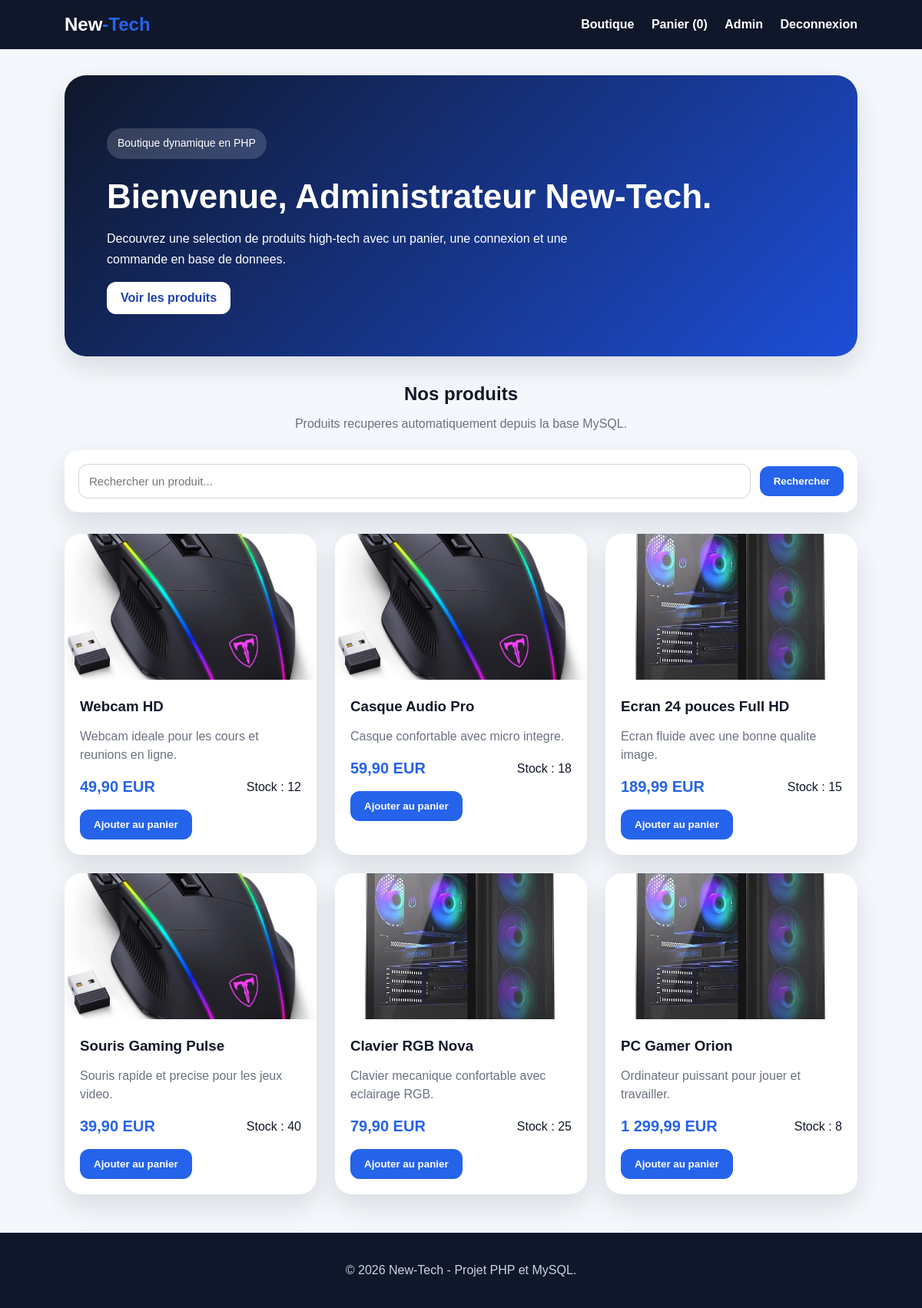
The app's page /index.php (signed in) with its own data.
### tables this page shows
CREATE TABLE produit (
    id_produit INT AUTO_INCREMENT PRIMARY KEY,
    nom VARCHAR(100) NOT NULL,
    description TEXT NOT NULL,
    prix DECIMAL(10,2) NOT NULL,
    image VARCHAR(255) DEFAULT '',
    stock INT NOT NULL DEFAULT 0
);

### index.php (the view, shortened to what this page needs)
<?php
require_once "connexion.php";
$recherche = isset($_GET["recherche"]) ? trim($_GET["recherche"]) : "";
if ($recherche !== "") {
    $requete = $pdo->prepare("SELECT * FROM produit WHERE nom LIKE ? OR description LIKE ? ORDER BY id_produit DESC");
    $mot = "%" . $recherche . "%";
    $requete->execute([$mot, $mot]);
} else {
    $requete = $pdo->query("SELECT * FROM produit ORDER BY id_produit DESC");
}
$produits = $requete->fetchAll();
require_once "header.php";
?>
<section class="hero">
    <div>
        <p class="badge">Boutique dynamique en PHP</p>
        <h1>Bienvenue, <?= htmlspecialchars($_SESSION["user_nom"]) ?>.</h1>
        <p>Decouvrez une selection de produits high-tech avec un panier, une connexion et une commande en base de donnees.</p>
        <a class="btn-secondaire" href="#produits">Voir les produits</a>
    </div>
</section>
<section id="produits" class="section-title">
    <h2>Nos produits</h2>
    <p>Produits recuperes automatiquement depuis la base MySQL.</p>
</section>
<form method="GET" action="index.php" class="barre-recherche">
    <input type="text" name="recherche" placeholder="Rechercher un produit..." value="<?= htmlspecialchars($recherche) ?>">
    <button type="submit">Rechercher</button>
</form>
<?php if (empty($produits)): ?>
    <div class="bloc-vide">
        <h2>Aucun produit trouve.</h2>
        <p>Essayez avec un autre mot-cle.</p>
    </div>
<?php else: ?>
    <div class="grille-produits">
        <?php foreach ($produits as $produit): ?>
            <article class="carte-produit">
                <?php if (!empty($produit["image"]) && file_exists($produit["image"])): ?>
                    <img src="<?= htmlspecialchars($produit["image"]) ?>" alt="<?= htmlspecialchars($produit["nom"]) ?>">
                <?php else: ?>
                    <div class="image-fallback">New-Tech</div>
                <?php endif; ?>
                <div class="produit-contenu">
                    <h3><?= htmlspecialchars($produit["nom"]) ?></h3>
                    <p><?= htmlspecialchars($produit["description"]) ?></p>
                    <div class="produit-bas">
                        <strong><?= number_format($produit["prix"], 2, ',', ' ') ?> EUR</strong>
                        <span>Stock : <?= $produit["stock"] ?></span>
                    </div>
                    <form action="ajouter.php" method="POST">
                        <button type="submit" <?= $produit["stock"] <= 0 ? "disabled" : "" ?>>Ajouter au panier</button>
                    </form>
                </div>
            </article>
        <?php endforeach; ?>
    </div>
<?php endif; ?>
<?php require_once "footer.php"; ?>

### header.php (shortened to what this page needs)
<?php
$nombrePanier = 0;
?>
<!DOCTYPE html>
<html lang="fr">
<head>
    <link rel="stylesheet" href="style.css">
</head>
<body>
<header class="topbar">
    <a class="logo" href="index.php">New<span>-Tech</span></a>
    <nav>
        <?php if (isset($_SESSION["user_id"])): ?>
            <a href="index.php">Boutique</a>
            <a href="panier.php">Panier (<?= $nombrePanier ?>)</a>
            <?php if (isset($_SESSION["user_role"]) && $_SESSION["user_role"] === "admin"): ?>
                <a href="admin.php">Admin</a>
            <?php endif; ?>
            <a href="logout.php">Deconnexion</a>
        <?php else: ?>
            <a href="login.php">Connexion</a>
            <a href="register.php">Inscription</a>
        <?php endif; ?>
    </nav>
</header>
<main class="container">

### footer.php
</main>
<footer class="footer">
    <p>&copy; 2026 New-Tech - Projet PHP et MySQL.</p>
</footer>
</body>
</html>

### style.css (style rules this page uses)
:root { --bleu: #2563eb; --bleu-fonce: #1e40af; --fond: #f4f7fb; --texte: #111827; --muted: #6b7280; --blanc: #ffffff; --rouge: #dc2626; --ombre: 0 15px 35px rgba(17, 24, 39, 0.12); }
* { box-sizing: border-box; }
body { margin: 0; font-family: Arial, Helvetica, sans-serif; background: var(--fond); color: var(--texte); }
.topbar { background: #0f172a; color: var(--blanc); display: flex; justify-content: space-between; align-items: center; padding: 18px 7%; position: sticky; top: 0; z-index: 10; }
.logo { color: var(--blanc); text-decoration: none; font-size: 24px; font-weight: 800; }
.logo span { color: var(--bleu); }
nav a { color: var(--blanc); text-decoration: none; margin-left: 18px; font-weight: 600; }
.container { width: 86%; margin: 0 auto; min-height: 75vh; }
.hero { margin: 34px 0; padding: 55px; border-radius: 28px; background: linear-gradient(135deg, #0f172a, #1d4ed8); color: var(--blanc); box-shadow: var(--ombre); }
.hero h1 { font-size: 44px; margin: 10px 0; }
.hero p { max-width: 660px; line-height: 1.7; }
.badge { display: inline-block; background: rgba(255, 255, 255, 0.16); padding: 8px 14px; border-radius: 999px; font-size: 14px; }
.section-title { text-align: center; margin: 35px 0 25px; }
.section-title h1, .section-title h2 { margin-bottom: 8px; }
.section-title p { color: var(--muted); }
.grille-produits { display: grid; grid-template-columns: repeat(auto-fit, minmax(260px, 1fr)); gap: 24px; margin-bottom: 50px; }
.carte-produit { background: var(--blanc); border-radius: 22px; overflow: hidden; box-shadow: var(--ombre); transition: transform 0.2s ease; }
.carte-produit img, .image-fallback { width: 100%; height: 190px; object-fit: cover; }
.produit-contenu { padding: 20px; }
.produit-contenu h3 { margin: 0 0 10px; }
.produit-contenu p { color: var(--muted); line-height: 1.5; }
.produit-bas { display: flex; justify-content: space-between; align-items: center; margin: 18px 0; }
.produit-bas strong { color: var(--bleu); font-size: 20px; }
button, .btn-principal, .btn-secondaire { border: none; border-radius: 12px; padding: 12px 18px; cursor: pointer; text-decoration: none; font-weight: 800; display: inline-block; }
button, .btn-principal { background: var(--bleu); color: var(--blanc); }
.btn-secondaire { background: var(--blanc); color: var(--bleu-fonce); }
.footer { text-align: center; background: #0f172a; color: #cbd5e1; padding: 24px; margin-top: 50px; }
.barre-recherche { background: var(--blanc); border-radius: 18px; box-shadow: var(--ombre); padding: 18px; margin: 0 0 28px; display: flex; gap: 12px; align-items: center; }
.barre-recherche input { flex: 1; border: 1px solid #d1d5db; border-radius: 12px; padding: 13px; font-size: 15px; }

### records on screen
produit: image (picture), nom "Webcam HD", description "Webcam ideale pour les cours et reunions en ligne.", prix "49,90", stock "12"
produit: image (picture), nom "Casque Audio Pro", description "Casque confortable avec micro integre.", prix "59,90", stock "18"
produit: image (picture), nom "Ecran 24 pouces Full HD", description "Ecran fluide avec une bonne qualite image.", prix "189,99", stock "15"
produit: image (picture), nom "Souris Gaming Pulse", description "Souris rapide et precise pour les jeux video.", prix "39,90", stock "40"
produit: image (picture), nom "Clavier RGB Nova", description "Clavier mecanique confortable avec eclairage RGB.", prix "79,90", stock "25"
produit: image (picture), nom "PC Gamer Orion", description "Ordinateur puissant pour jouer et travailler.", prix "1 299,99", stock "8"

### other values on screen
$nombrePanier "0"
$_SESSION["user_nom"] "Administrateur New-Tech"
